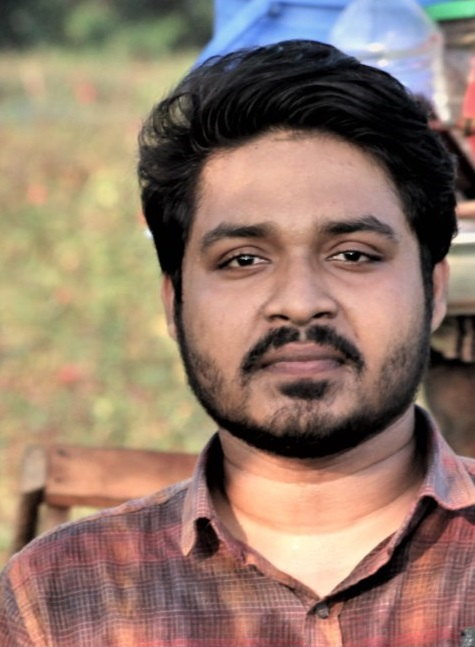
#> input picture media/alvi.jpg, 475 x 647 px, given as the content of the folder ../media/alvi.jpg, which was not available
$ python -i views.py   (imports and definitions only)
#> lines starting #> are read from the running program, lines starting #| are printed output that depends on the picture
from django.shortcuts import render,get_object_or_404
from django.http import HttpResponse,JsonResponse

# Create your views here.
import cv2,os
import shutil
import numpy as np
from PIL import Image, ImageTk
import pandas as pd
import datetime
import time
import csv
from django.conf import settings
from django.shortcuts import redirect
from .forms import InfoForm,CreateUserForm,SearchForm
from django.contrib.auth import authenticate,login,logout
from django.contrib.auth.models import User
from django.contrib.auth.forms import UserCreationForm
from .models import People,SearchImage

# home view
def home(request):
    return render(request, 'front/home.html',{"title":"হোম"})

# about view
def about(request):
    return render(request, 'front/about.html',{"title":"সম্পর্কে"})

# create form
# [6 lines left out: function new_details, not called in this run]

# person details
def person_details(request,word):
    data = People.objects.filter(p_id=word)
    return render(request, 'front/lost_person_details.html', {"title": "Details","data": data})

#all person
def all_people(request):
    data = People.objects.all()
    return render(request, 'front/all_lost_people.html', {"title": "নিখোঁজ ব্যক্তি গন","data": data})


# login function
# [13 lines left out: function mylogin, not called in this run]

# logout function
def mylogout(request):
    logout(request)
    return redirect('/')

# check the value is an integer or not
# [98 lines left out: functions is_number, TakeImages, TrainImages, not called in this run]

# label and id separetor
def getImagesAndLabels(path):
    #get the path of all the files in the folder
#> called with path = '../media/alvi.jpg'
    imagePaths = [os.path.join(path, f) for f in os.listdir(path)]
    #print(imagePaths)

    #create empth face list
    faces = []
    #create empty ID list
    Ids = []
    #now looping through all the image paths and loading the Ids and the images
    for imagePath in imagePaths:
        #loading the image and converting it to gray scale
        pilImage = Image.open(imagePath).convert('L')
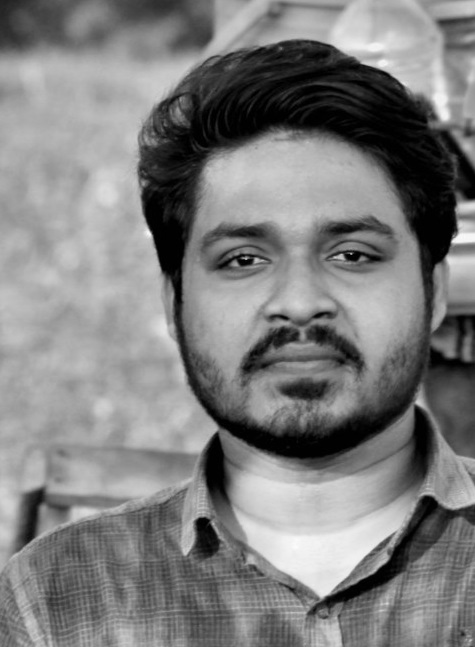
#> pilImage: PIL image 475x647 L; min 0, max 252, mean 126
        #Now we are converting the PIL image into numpy array
        imageNp = np.array(pilImage, 'uint8')
        #getting the Id from the image
#> (the run stopped early here; a loop or call above may not have finished)

$ run again, on media/nimai.jpg
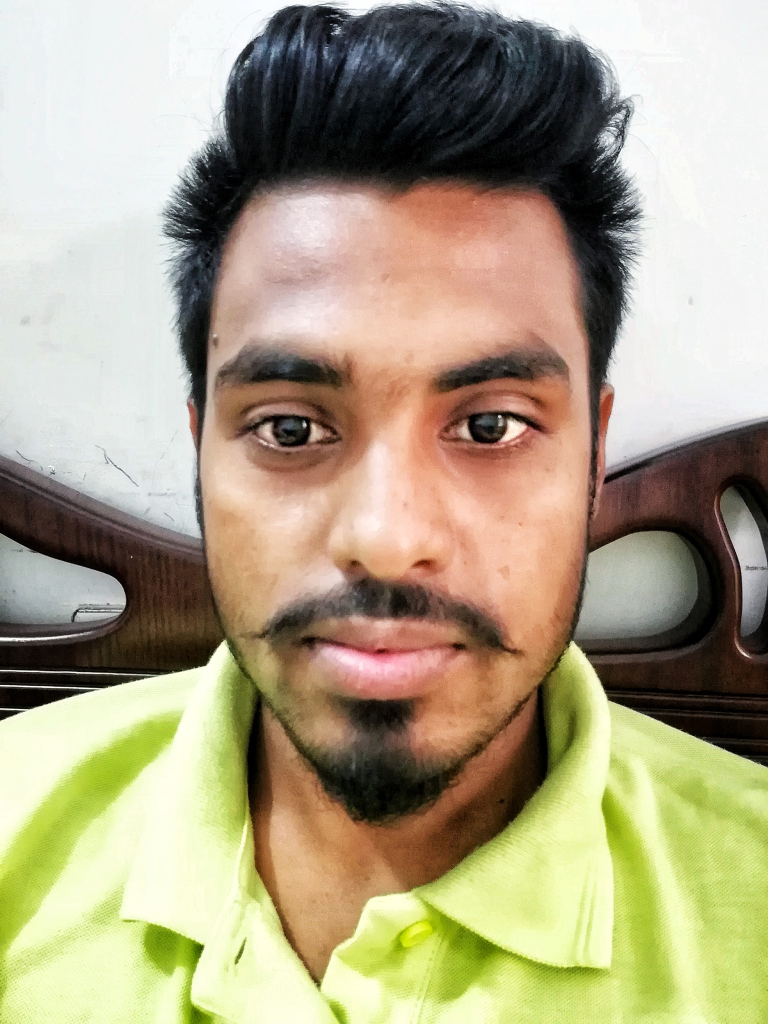
#> input picture media/nimai.jpg, 1536 x 2048 px, given as the content of the folder ../media/nimai.jpg, which was not available (shown at 1/2 size)
#> in getImagesAndLabels, `pilImage = Image.open(imagePath).convert('L')`:
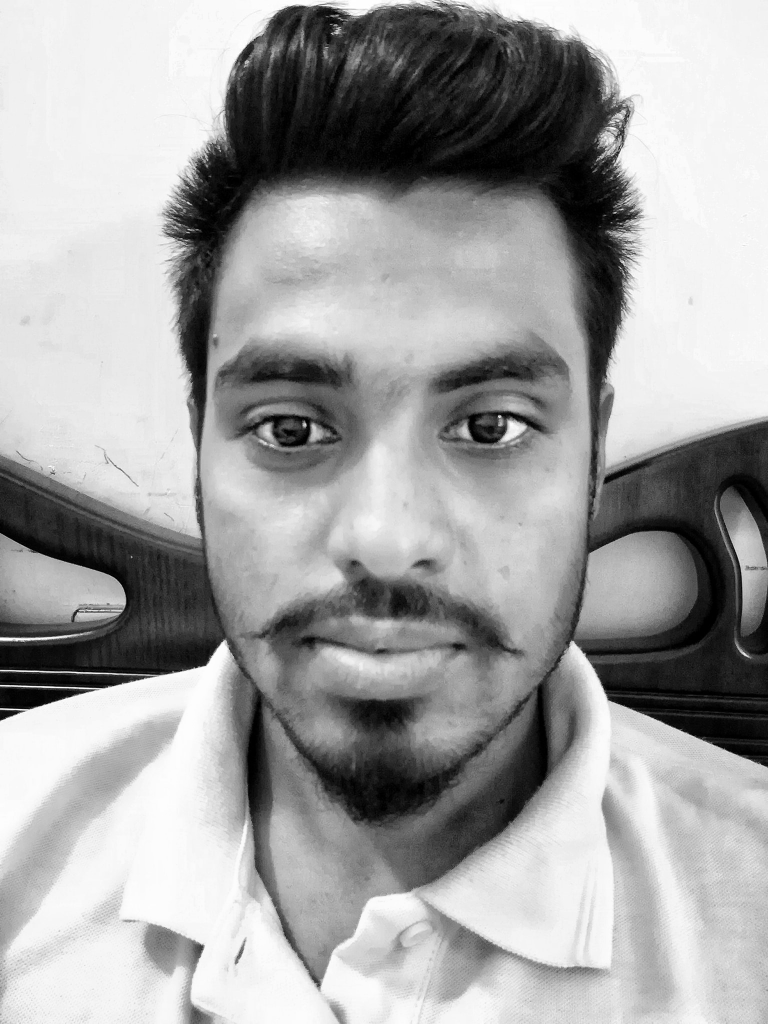
#> pilImage: PIL image 1536x2048 L (shown at 1/2 size); min 0, max 255, mean 162.1

$ run again, on media/sadik.jpg
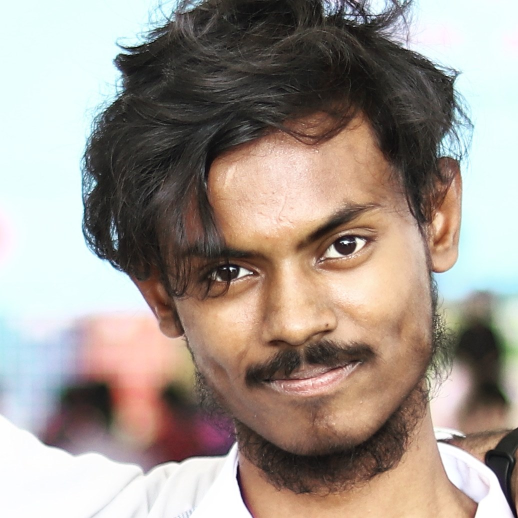
#> input picture media/sadik.jpg, 1036 x 1036 px, given as the content of the folder ../media/sadik.jpg, which was not available (shown at 1/2 size)
#> in getImagesAndLabels, `pilImage = Image.open(imagePath).convert('L')`:
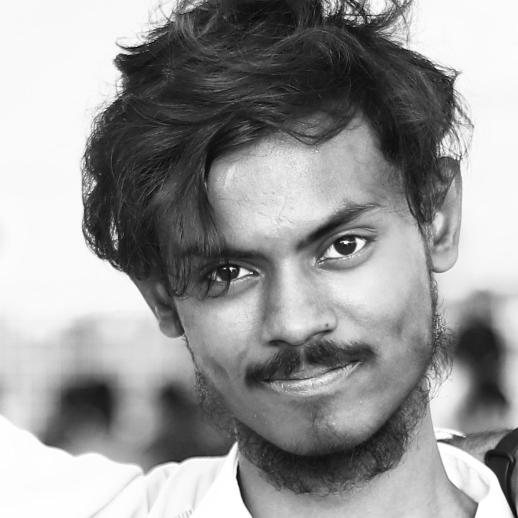
#> pilImage: PIL image 1036x1036 L (shown at 1/2 size); min 2, max 255, mean 152.1

$ run again, on media/salman.jpg
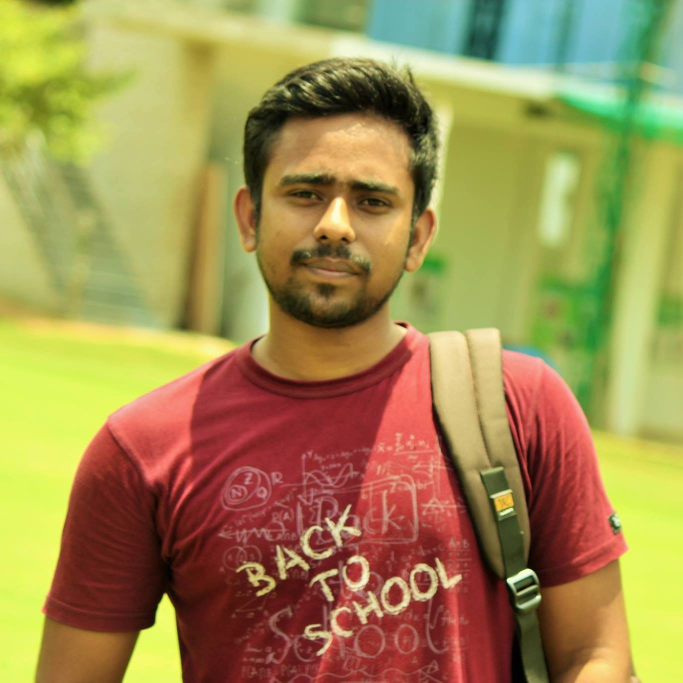
#> input picture media/salman.jpg, 1365 x 1365 px, given as the content of the folder ../media/salman.jpg, which was not available (shown at 1/2 size)
#> in getImagesAndLabels, `pilImage = Image.open(imagePath).convert('L')`:
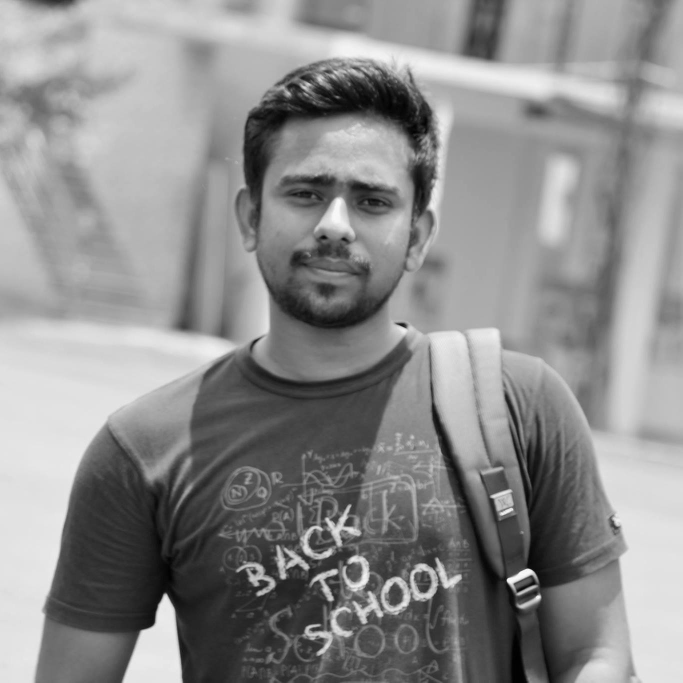
#> pilImage: PIL image 1365x1365 L (shown at 1/2 size); min 0, max 252, mean 140.2
